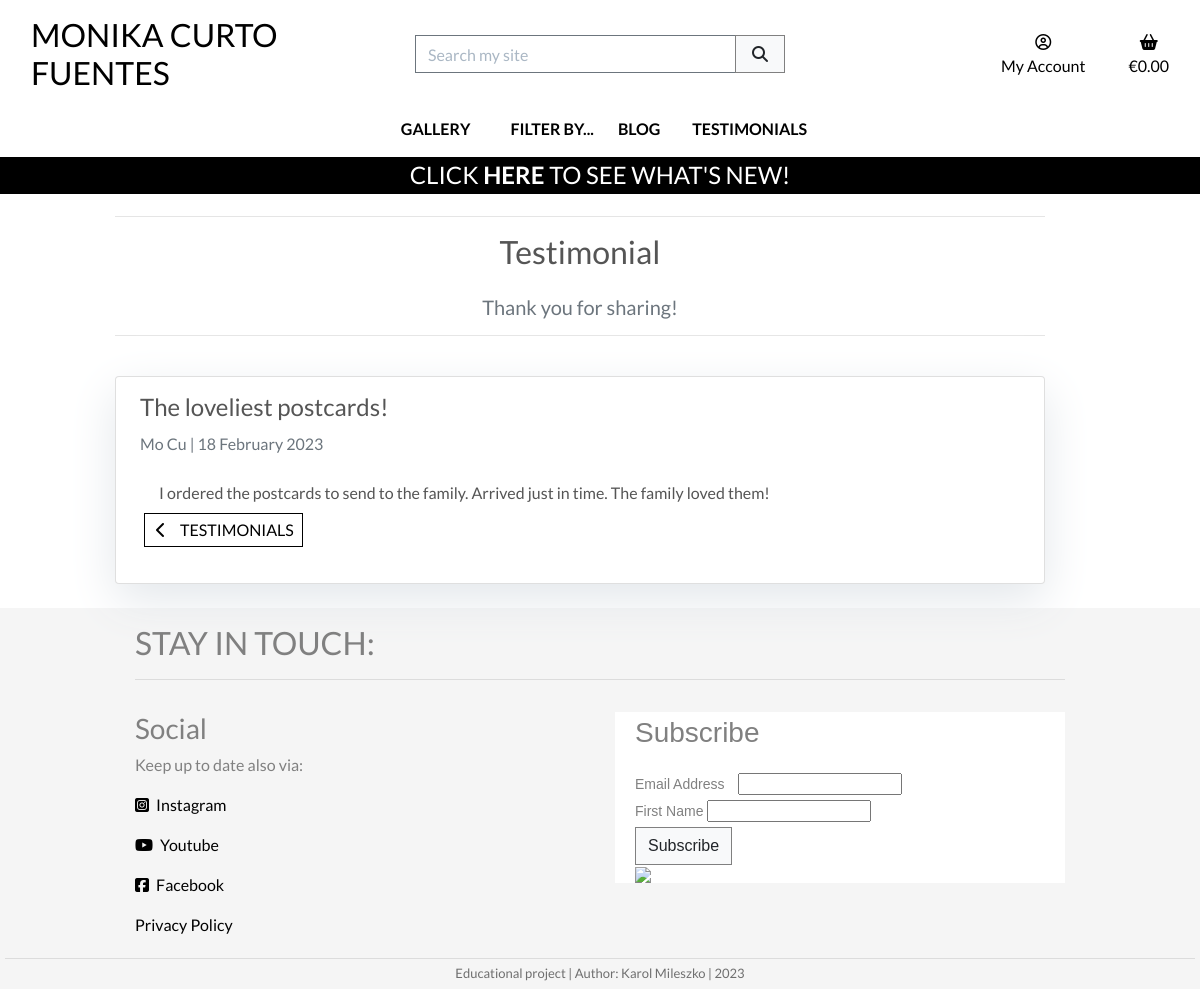
The page /testimonials/30/ on the database as committed earlier.
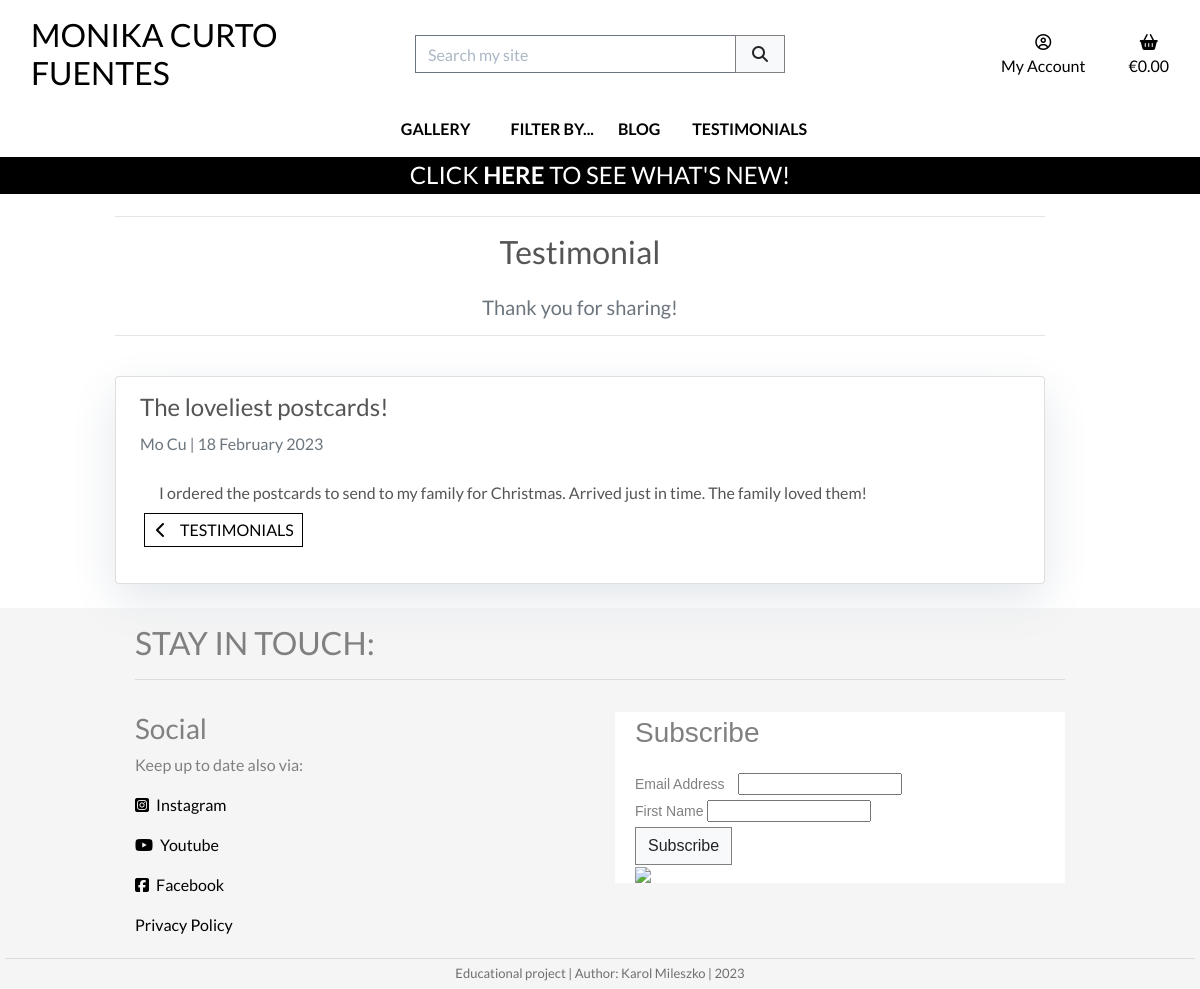
The same page on the database as committed later.
### testimonials/models.py (models this page shows, shortened)
class Testimonial(models.Model):
    class Meta:
        ordering = ['-created_on']
    title = models.CharField(
        max_length=150,
        null=True,
        blank=True)
    author = models.ForeignKey(
        User,
        on_delete=models.SET_NULL,
        related_name="testimonials",
        null=True,
        blank=True)
    content = models.TextField()
    created_on = models.DateTimeField(
        auto_now_add=True)
    updated_on = models.DateTimeField(
        auto_now=True)
    priority = models.CharField(
        max_length=10,
        choices=PRIORITY_CHOICES,
        default="3 - Normal",
        null=True,
        blank=True)
    live = models.BooleanField(
        default=False)

### testimonials/views.py (the view)
def testimonial_detail(request, testimonial_id):
    testimonial = get_object_or_404(Testimonial, pk=testimonial_id)
    context = {
        'testimonial': testimonial,
    }
    return render(request, 'testimonials/testimonial_detail.html', context)

### bag/contexts.py (called while the page is built, shortened)
def bag_contents(request):
    bag_items = []
    total = 0
    product_count = 0
    bag = request.session.get('bag', {})
    if total < settings.FREE_DELIVERY_THRESHOLD and total > 0:
        min_charge = settings.DELIVERY_MIN_CHARGE
        delivery = max(
            total * Decimal(settings.STANDARD_DELIVERY_PERCENTAGE / 100),
            min_charge)
        free_delivery_delta = settings.FREE_DELIVERY_THRESHOLD - total
    else:
        delivery = 0
        free_delivery_delta = 0
    grand_total = delivery + total
    context = {
        'bag_items': bag_items,
        'total': total,
        'product_count': product_count,
        'delivery': delivery,
        'free_delivery_delta': free_delivery_delta,
        'free_delivery_threshold': settings.FREE_DELIVERY_THRESHOLD,
        'grand_total': grand_total,
    }
    return context

### testimonials/templates/testimonials/testimonial_detail.html (shortened to what this page needs)
{% extends "base.html" %}
{% load static %}
{% block page_header %}
    {% include "includes/page_header.html" with title="Testimonial" subtitle="Thank you for sharing!" %}
{% endblock %}
{% block content %}
        <div class="container mb-4 col-12 col-md-10 offset-md-1">
            <div class="row">
                <div class="col">
                    <div class="card px-2 py-3">
                        <h4 class="card-title ml-3">{{ testimonial.title }}</h4>
                        <p class="card-text text-muted h6 ml-3">{{ testimonial.author.get_full_name|default:testimonial.author.username }} | {{ testimonial.created_on | date:"d F Y" }} </p>
                        <div class="card-body">
                            <div class="col-12">
                                <p class="card-text mb-2">{{testimonial.content|safe }}</p>
                            </div>
                            <a href="{% url 'testimonials' %}"
                                class="btn btn-outline-black rounded-0 px-1 py-1">
                            <span class="icon">
                                <i class="fas fa-chevron-left"></i>
                            </span>
                            <span class="text-uppercase mx-1">Testimonials</span>
                        </a>
                    </div>
                </div>
            </div>
        </div>
    </div>
{% endblock %}

Rows that differ between the two databases and show on the page:
changed Testimonial "The loveliest postcards!": content "I ordered the postcards to send to the family. Arrived just in time. The family loved them!" → "I ordered the postcards to send to my family for Christmas. Arrived just in time. The family loved them!"
